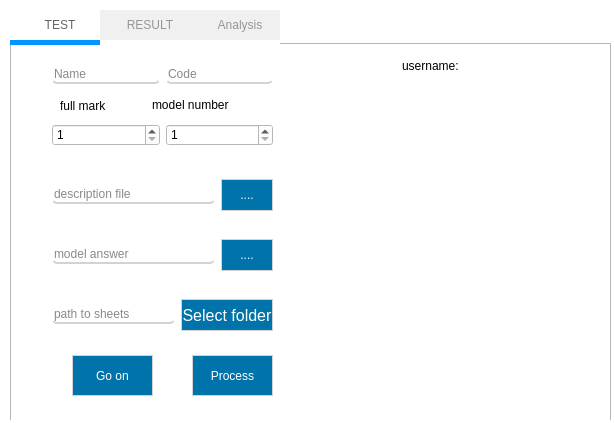
<?xml version="1.0" encoding="UTF-8"?>
<ui version="4.0">
 <class>MainWindow</class>
 <widget class="QMainWindow" name="MainWindow">
  <property name="geometry">
   <rect>
    <x>0</x>
    <y>0</y>
    <width>614</width>
    <height>442</height>
   </rect>
  </property>
  <property name="windowTitle">
   <string>MainWindow</string>
  </property>
  <property name="styleSheet">
   <string notr="true">
/*  ---------------------------- ALL OTHERS WIDGETS ---------------------------- */
*{
selection-background-color: rgb(67, 128, 179);
selection-color: rgb(255, 255, 255);
}

/*  ---------------------------- MAIN WINDOW, WIDGET ---------------------------- */
QMainWindow,QWidget
{
color:rgb(0,0,0);
background:rgb(255,255,255);
}

/*  ---------------------------- MENU BAR ---------------------------- */
QMenuBar
{
color:rgb(120,120,120);
background:rgb(230,230,230);
}
QMenuBar::item:selected
{
color:rgb(100,100,100);
background:rgb(200,200,200);
}
/*  ---------------------------- CONTEXT MENU ---------------------------- */
QMenu
{
color:rgb(90,90,90);
background:rgb(230,230,230);
padding: 3;
}
QMenu::item:selected
{
color:rgb(90,90,90);
background:rgb(200,200,200);
}
QMenu::separator {
background:rgb(200,200,200);
height:1px;
}


/*  ---------------------------- Q TAB BAR ---------------------------- */
QTabBar::tab {
color:rgb(150,150,150);
background:rgb(240,240,240);
height:30;
width:80;
border: rgb(240,240,240);
border-width: 0 0 2px 0;
padding-left:10;
}

QTabBar::tab:selected {
background:white;
color:rgb(100,100,100);
border: solid rgb(0,150,255);
border-width: 0 0 5px 0;
}
QTableWidget QTableCornerButton::section {
background-color: rgb(255, 255, 255);
}
/*-----------------------------------------------------------------
------------------------------ LINE_EDIT --------------------------
------------------------------ TEXT BROWSER -----------------------
------------------------------ TEXT_EDIT---------------------------
------------------------------ PLAIN_TEXT -------------------------
------------------------------------------------------------------- */
QLineEdit,QTextBrowser,QTextEdit,QPlainTextEdit
{
color:rgb(20,20,20);
background-color:white;
border: solid lightgrey;
border-width: 0 0 2px 0;
border-bottom-left-radius: 5;
border-bottom-right-radius: 5;
}

QLineEdit:disabled
{
color:rgb(160, 150, 150);
background-color:rgb(255, 240, 240);
border: solid rgb(253, 14, 14);
border-width: 0 0 2px 0;
border-bottom-left-radius: 5;
border-bottom-right-radius: 5;
}

/*  ---------------------------- COMBO BOX ----------------------------*/
QComboBox
{
color:rgb(0,115,170);
background-color:rgb(255, 255, 255);
min-width: 5px;
padding: 1px 0px 1px 3px;
border: 1px solid rgb(0,115,170);
}

QComboBox:hover
{
color:rgb(0,115,170);
background-color: white;
}

QComboBox:selected
{
color:rgb(0,115,170);
selection-background-color: rgb(255, 255, 255);
}

QComboBox::drop-down
{
width: 30px;
background-color:rgb(0,115,170);
}

QComboBox::down-arrow
{
image: url(assets/UI/Icons/interface_icons/arrow_down.png);
width: 14px;
height: 14px;
}


/* -------------------------------- CHECK BOX ----------------------------------------- */
QCheckBox
{
background: rgb(255, 255, 255);
color:rgb(25, 29, 32);
padding: 6;
}
/* ----------------------------  TOOL BOX  ----------------------------  */
QToolBox::tab
{
color:darkgrey;
background:lightgrey;
}
QToolBox::tab::selected
{
color:grey;
background:rgb(250, 250,250);
}
QToolBox::tab::hover
{
color:white;
background:rgb(0,115,170);
}
/*  ---------------------------- PROGRESS BAR ---------------------------- */
QProgressBar {
color:grey;
text-align: center;
font-size:13px;
}
QProgressBar::chunk {
background:rgb(0, 193, 50);
}
/*  ---------------------------- PUSHBUTTON ---------------------------- */
QPushButton
{
border: 1px solid lightgrey;
color:white;
background:rgb(0,115,170);
min-height:30;
min-width: 50;
}
QPushButton:hover
{
border: 1px solid lightgrey;
color:white;
background:rgb(0, 120, 210);
}

QPushButton:pressed
{
border: 1px solid lightgrey;
color:white;
background:rgb(0, 53, 100);
}
/*  ----------------------------  LCD NUMBER ---------------------------- */
QLCDNumber
{
color:rgb(0,115,170);
border:2 solid rgb(100,100,100);
}
/*  ---------------------------- TABLE_LIST_TABLE ---------------------------- */
QTableView,
QTableWidget
{
alternate-background-color: rgb(240, 250, 255);
}
QTreeView
{
background: rgb(250,250,250);
color: rgb(180,180,180);
}
QTableView::item:selected, 
QListView::item:selected,
QTableView::item:hover, 
QListView::item:hover, 
QTreeView::item:hover
{
background:rgb(0,115,170);
color:rgb(250,250,250);
}
QTableView::item, 
QListView::item, 
QTreeView::item
{
color:rgb(100,100,100);
}
QTreeView::item:selected,QListView::item:selected,QTableView::item:selected
{
color:rgb(37, 62, 71);
background:rgb(209, 241, 252);
}
/* QTreeView::item:has-children
{
background-color: rgb(0, 78, 134);
color: white;
border-bottom: 2px solid qlineargradient(spread:pad, x1:1, y1:0.5, x2:0, y2:0.5, stop:0 rgba(255, 255, 255, 0), stop:0.5 rgba(0, 150, 255, 255), stop:1 rgba(255, 255, 255, 0));
}
*/
/*  ---------------------------- HEADER VIEW ---------------------------- */
QHeaderView::section
{
color:rgb(133, 133, 133);
background:white;
border:transparent;
text-align:center;
padding:1;
}
/* ------------------------------- CALENDAR -------------------------------------------------- */
QCalendarView
{
color: rgb(20,20,20);
background-color: rgb(240,240,240);
alternate-background-color: rgb(0,115,170);
selection-background-color: white;
selection-color: black;
}
QAbstractItemView
{
color:rgb(200,200,200);
}


/* ---------------------------------------- SLIDER HORIZONTAL ----------------------------------------------- */


QSlider::groove:horizontal,QSlider::add-page:horizontal
{
background: rgb(255, 255, 255);
height: 27px;
}
QSlider::sub-page:horizontal {
height: 10px;
background: rgb(0,115,170);
}
QSlider::handle:horizontal {
margin-right: -10px;
margin-left: -10px;
background: rgb(0,115,170);
}
QSlider::handle:horizontal:hover {
background:rgb(0,115,170);
}

/* --------------------------------  VERTICAL SLIDER --------------------------------------------------------------  */

QSlider::handle
{
border-radius: 3px;
}

QSlider::groove:vertical,QSlider::add-page:vertical,QSlider::sub-page:vertical
{
width: 20px;
background: rgb(255, 255, 255);
}

QSlider::handle:vertical {
margin-top: -10px;
margin-bottom: -10px;
background: rgb(0,115,170);
}
QSlider::handle:vertical:hover {
background: rgb(0,115,170);
}

/* --------------------------------- SCROLLBAR HORIZONTAL --------------------------------------  */

QScrollBar::groove:horizontal{
background: white;
height: 17px;
}
QScrollBar::sub-page:horizontal,QScrollBar::add-page:horizontal  {
height: 10px;
background: rgb(255, 255, 255);
}
QScrollBar::handle:horizontal {
margin-right: -5px;
background: rgb(0,115,170);
}
QScrollBar::handle:horizontal:hover {
background: rgb(0,115,170);
}

/* --------------------------------------- SCROLLBAR VERTICAL ----------------------------------------------  */

/* SCROLLBAR */
QScrollBar:vertical {
background: white;
width: 15px;
margin: 22px 0 22px 0;
}
/* HANDLE*/
QScrollBar::handle:vertical {
background: rgb(0,115,170);
min-height: 20px;
}

/* UP ARROW */
QScrollBar::up-arrow:vertical {
image: url(assets/UI/Icons/interface_icons/arrow_up.png);
width: 10px;
height: 10px;
}
/* DOWN ARROW */
QScrollBar::down-arrow:vertical {
image: url(assets/UI/Icons/interface_icons/arrow_down.png);
width: 10px;
height: 10px;
}
/* UP BUTTON */
QScrollBar::sub-line:vertical {
background: rgb(0,115,170);
height: 20px;
subcontrol-position: top;
subcontrol-origin: margin;
}
/* DOWN BUTTON */
QScrollBar::add-line:vertical {
background: rgb(0,115,170);
height: 20px;
subcontrol-position: bottom;
subcontrol-origin: margin;
}
/* SUBPAGES - ADDPAGE */
QScrollBar::add-page:vertical, QScrollBar::sub-page:vertical {
background: none;
}
/* ---------------------------------- Q TOOL BAR -------------------------------------------------------- */
/* TOOLBAR REGION */
QToolBar {
background: rgb(35,40,45);
spacing: 20;

}
/* SEPARATOR */
QToolBar:separator
{
background: rgb(80, 80, 80);
height: 2;
}
/* QToolBar QToolButton { 
    width: 100px;
} */
/* -----------------------------------------------Q TOOL BUTTON------------------------------------------- */
/* BUTTON */
QToolButton
{
color: rgb(255, 255, 255);
background:rgb(35,40,45);
}

QToolButton:hover,QToolButton:pressed
{
background-color: rgb(64, 73, 82);
}

QMessageBox QLabel
{
color: red;
}
</string>
  </property>
  <widget class="QWidget" name="centralwidget">
   <widget class="QTabWidget" name="tabWidget">
    <property name="geometry">
     <rect>
      <x>10</x>
      <y>10</y>
      <width>601</width>
      <height>421</height>
     </rect>
    </property>
    <property name="styleSheet">
     <string notr="true"/>
    </property>
    <property name="currentIndex">
     <number>0</number>
    </property>
    <widget class="QWidget" name="tab">
     <attribute name="title">
      <string>TEST</string>
     </attribute>
     <widget class="QWidget" name="horizontalLayoutWidget">
      <property name="geometry">
       <rect>
        <x>40</x>
        <y>0</y>
        <width>221</width>
        <height>61</height>
       </rect>
      </property>
      <layout class="QHBoxLayout" name="horizontalLayout">
       <item>
        <widget class="QLineEdit" name="lineEdit_2">
         <property name="placeholderText">
          <string>Name </string>
         </property>
        </widget>
       </item>
       <item>
        <widget class="QLineEdit" name="lineEdit">
         <property name="placeholderText">
          <string>Code</string>
         </property>
        </widget>
       </item>
      </layout>
     </widget>
     <widget class="QWidget" name="horizontalLayoutWidget_2">
      <property name="geometry">
       <rect>
        <x>40</x>
        <y>60</y>
        <width>221</width>
        <height>61</height>
       </rect>
      </property>
      <layout class="QHBoxLayout" name="horizontalLayout_2">
       <item>
        <widget class="QSpinBox" name="spinBox_2">
         <property name="minimum">
          <number>1</number>
         </property>
         <property name="maximum">
          <number>200</number>
         </property>
        </widget>
       </item>
       <item>
        <widget class="QSpinBox" name="spinBox">
         <property name="minimum">
          <number>1</number>
         </property>
         <property name="maximum">
          <number>10</number>
         </property>
        </widget>
       </item>
      </layout>
     </widget>
     <widget class="QLabel" name="label">
      <property name="geometry">
       <rect>
        <x>48</x>
        <y>50</y>
        <width>71</width>
        <height>21</height>
       </rect>
      </property>
      <property name="text">
       <string>full mark </string>
      </property>
     </widget>
     <widget class="QLabel" name="label_2">
      <property name="geometry">
       <rect>
        <x>140</x>
        <y>50</y>
        <width>121</width>
        <height>20</height>
       </rect>
      </property>
      <property name="text">
       <string>model number</string>
      </property>
     </widget>
     <widget class="QWidget" name="horizontalLayoutWidget_3">
      <property name="geometry">
       <rect>
        <x>40</x>
        <y>120</y>
        <width>221</width>
        <height>61</height>
       </rect>
      </property>
      <layout class="QHBoxLayout" name="horizontalLayout_3">
       <item>
        <widget class="QLineEdit" name="lineEdit_3">
         <property name="placeholderText">
          <string>description file</string>
         </property>
        </widget>
       </item>
       <item>
        <widget class="QPushButton" name="pushButton">
         <property name="text">
          <string>....</string>
         </property>
        </widget>
       </item>
      </layout>
     </widget>
     <widget class="QWidget" name="horizontalLayoutWidget_4">
      <property name="geometry">
       <rect>
        <x>40</x>
        <y>240</y>
        <width>221</width>
        <height>61</height>
       </rect>
      </property>
      <layout class="QHBoxLayout" name="horizontalLayout_4">
       <item>
        <widget class="QLineEdit" name="lineEdit_4">
         <property name="placeholderText">
          <string>path to sheets</string>
         </property>
        </widget>
       </item>
       <item>
        <widget class="QPushButton" name="pushButton_2">
         <property name="font">
          <font>
           <family>Arial</family>
           <pointsize>12</pointsize>
          </font>
         </property>
         <property name="text">
          <string>Select folder</string>
         </property>
        </widget>
       </item>
      </layout>
     </widget>
     <widget class="QPushButton" name="pushButton_3">
      <property name="geometry">
       <rect>
        <x>60</x>
        <y>310</y>
        <width>81</width>
        <height>41</height>
       </rect>
      </property>
      <property name="text">
       <string>Go on</string>
      </property>
     </widget>
     <widget class="QWidget" name="horizontalLayoutWidget_5">
      <property name="geometry">
       <rect>
        <x>40</x>
        <y>180</y>
        <width>221</width>
        <height>61</height>
       </rect>
      </property>
      <layout class="QHBoxLayout" name="horizontalLayout_10">
       <item>
        <widget class="QLineEdit" name="lineEdit_10">
         <property name="placeholderText">
          <string>model answer</string>
         </property>
        </widget>
       </item>
       <item>
        <widget class="QPushButton" name="pushButton_9">
         <property name="text">
          <string>....</string>
         </property>
        </widget>
       </item>
      </layout>
     </widget>
     <widget class="QLabel" name="label_3">
      <property name="geometry">
       <rect>
        <x>270</x>
        <y>50</y>
        <width>321</width>
        <height>311</height>
       </rect>
      </property>
      <property name="font">
       <font>
        <family>Arial</family>
        <pointsize>12</pointsize>
        <weight>50</weight>
        <italic>false</italic>
        <bold>false</bold>
       </font>
      </property>
      <property name="text">
       <string/>
      </property>
     </widget>
     <widget class="QLabel" name="label_4">
      <property name="geometry">
       <rect>
        <x>470</x>
        <y>5</y>
        <width>121</width>
        <height>31</height>
       </rect>
      </property>
      <property name="text">
       <string/>
      </property>
     </widget>
     <widget class="QPushButton" name="pushButton_4">
      <property name="geometry">
       <rect>
        <x>180</x>
        <y>310</y>
        <width>81</width>
        <height>41</height>
       </rect>
      </property>
      <property name="text">
       <string>Process</string>
      </property>
     </widget>
     <widget class="QLabel" name="label_5">
      <property name="geometry">
       <rect>
        <x>390</x>
        <y>5</y>
        <width>81</width>
        <height>31</height>
       </rect>
      </property>
      <property name="text">
       <string>username:</string>
      </property>
     </widget>
    </widget>
    <widget class="QWidget" name="tab_2">
     <attribute name="title">
      <string>RESULT</string>
     </attribute>
     <widget class="QTableWidget" name="tableWidget">
      <property name="geometry">
       <rect>
        <x>0</x>
        <y>10</y>
        <width>501</width>
        <height>271</height>
       </rect>
      </property>
      <property name="columnCount">
       <number>5</number>
      </property>
      <column/>
      <column/>
      <column/>
      <column/>
      <column/>
     </widget>
    </widget>
    <widget class="QWidget" name="tab_3">
     <attribute name="title">
      <string>Analysis</string>
     </attribute>
     <widget class="QTableWidget" name="tableWidget_2">
      <property name="geometry">
       <rect>
        <x>0</x>
        <y>60</y>
        <width>256</width>
        <height>311</height>
       </rect>
      </property>
     </widget>
     <widget class="QLabel" name="label_6">
      <property name="geometry">
       <rect>
        <x>40</x>
        <y>20</y>
        <width>91</width>
        <height>31</height>
       </rect>
      </property>
      <property name="text">
       <string>statistic summary</string>
      </property>
     </widget>
     <widget class="QTableWidget" name="tableWidget_3">
      <property name="geometry">
       <rect>
        <x>300</x>
        <y>60</y>
        <width>256</width>
        <height>121</height>
       </rect>
      </property>
     </widget>
     <widget class="QLabel" name="label_7">
      <property name="geometry">
       <rect>
        <x>310</x>
        <y>20</y>
        <width>91</width>
        <height>31</height>
       </rect>
      </property>
      <property name="text">
       <string>analysis</string>
      </property>
     </widget>
    </widget>
   </widget>
  </widget>
  <widget class="QStatusBar" name="statusbar"/>
  <action name="actionNew">
   <property name="text">
    <string>New</string>
   </property>
  </action>
  <action name="actionResult">
   <property name="text">
    <string>Result</string>
   </property>
  </action>
 </widget>
 <resources/>
 <connections/>
</ui>
